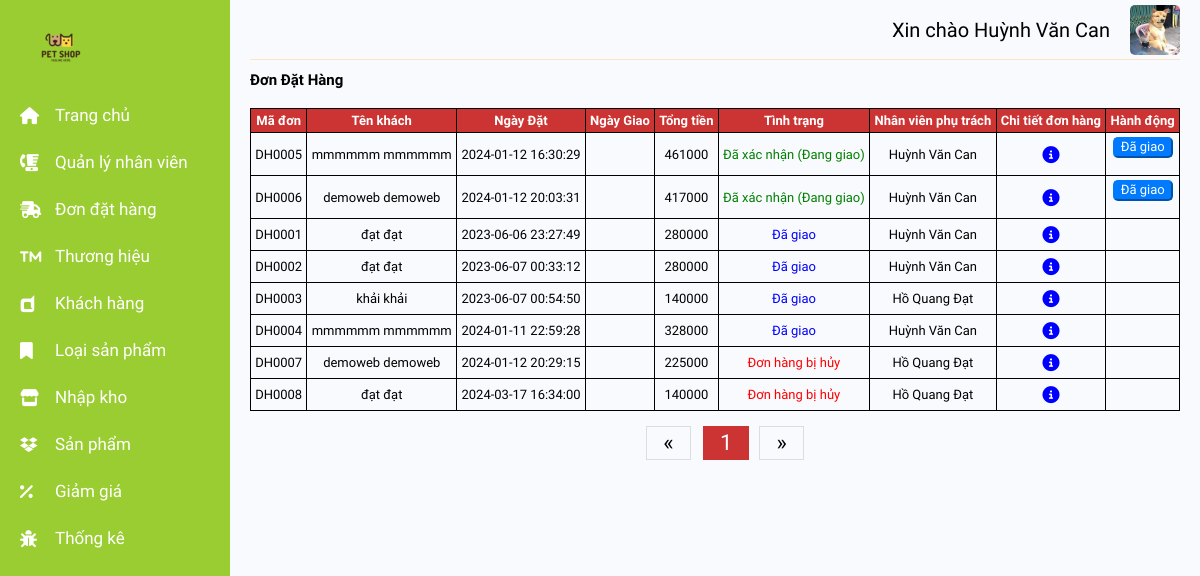
The page /admin/pages/Order_Index.php (signed in) on the database its author committed.
### tables this page shows
CREATE TABLE `don_dat_hang` (
  `maDonHang` varchar(6) NOT NULL,
  `maKhachHang` varchar(6) NOT NULL,
  `ngayDat` datetime NOT NULL,
  `ngayGiao` datetime DEFAULT NULL,
  `tinhTrang` bit(2) NOT NULL,
  `tongTien` int(11) NOT NULL,
  `maNhanVien` varchar(6) DEFAULT NULL
);

### admin/includes/show_order_in_table.php (the view, shortened to what this page needs)
<?php
$rowOfPage = 10;
$currentPage = isset($_GET['page']) ? (int) $_GET['page'] : 1;
$query = "SELECT don_dat_hang.*, CONCAT(khach_hang.hoKhachHang, ' ', khach_hang.tenKhachHang) AS tenKhachHang,
CONCAT(nhan_vien.ho, ' ', nhan_vien.ten) AS tenNhanVien FROM don_dat_hang
JOIN khach_hang ON khach_hang.maKhachHang = don_dat_hang.maKhachHang
LEFT JOIN nhan_vien ON nhan_vien.maNhanVien = don_dat_hang.maNhanVien
ORDER BY tinhTrang DESC, ngayDat ASC, maDonHang ASC
LIMIT " . $rowOfPage . " OFFSET " . ($currentPage - 1) * $rowOfPage;
$statement = $dbh->prepare($query);
$statement->execute();
$statement->setFetchMode(PDO::FETCH_OBJ);
$result = $statement->fetchAll();
if ($result) {
    foreach ($result as $row) {
        $tinhTrang = "";
        $btn = "";
        $btnHuy = "<form action='../includes/process_order.php?id=" . $row->maDonHang . "&nut=huy' method='post'>
            <input class=\"btn-danger\" type='submit' value=\"Hủy đơn\" >
        </form>";
        $btnXacNhan = "<form action='../includes/process_order.php?id=" . $row->maDonHang . "&nut=xacNhan' method='post'>
        <input class=\"btn-success\" type='submit' value=\"Xác nhận\" >
    </form>";
        $btnGiao = "<form action='../includes/process_order.php?id=" . $row->maDonHang . "&nut=giao' method='post'>
        <input class=\"btn-primary\" type='submit' value=\"Đã giao\" >
    </form>";
        if ($row->tinhTrang == 0) {
            $tinhTrang = "<p style=\"color:red;\">Đơn hàng bị hủy</p>";
        } else if ($row->tinhTrang == 1) {
            $tinhTrang = "<p style=\"color:blue;\">Đã giao</p>";
        } else if ($row->tinhTrang == 2) {
            $tinhTrang = "<p style=\"color:green;\">Đã xác nhận (Đang giao)</p>";
            $btn = $btnGiao;
        } else {
            $tinhTrang = "<p>Chưa xác nhận</p>";
            $btn = $btnXacNhan . $btnHuy;
        }
        echo "<tr>
                            <td><p>" . $row->maDonHang . "</p></td>
                            <td><p>" . $row->tenKhachHang . "</p></td>
                            <td><p>" . $row->ngayDat . "</p></td>
                            <td><p>" . $row->ngayGiao . "</p></td>
                            <td><p>" . $row->tongTien . "</p></td>
                            <td>" . $tinhTrang . "</td>
                            <td><p>" . $row->tenNhanVien . "</p></td>
                            <td>
                                <a href=\"Order_Details.php?id=" . $row->maDonHang . "\" ><i class=\"fa-solid fa-circle-info detail\"></i></a>
                            </td>
                            <td>" . $btn . "</td>
                        </tr>";
    }
} else {
    echo "<tr>
                <td colspan=\"10\">Không có dữ liệu</td>
                </tr>";
}
?>

### admin/assets/css/main.css (style rules this page uses)
th, td { border: 1px solid black; padding: 8px; text-align: center; padding: 4px; }
td i { font-size: 1.7rem; padding: 3px; }
td .detail { color: blue; }

### admin/pages/Order_Index.php (style rules this page uses)
input { color: white; border-radius: 5px; font-size: 185x; }
.btn-primary { background-color: #007bff; border-color: #007bff; }

### rows shown on the page
don_dat_hang: maDonHang "DH0005", tenKhachHang "mmmmmm mmmmmm", ngayDat "2024-01-12 16:30:29", tongTien "461000", tinhTrang "Đã xác nhận (Đang giao)", tenNhanVien "Huỳnh Văn Can"
don_dat_hang: maDonHang "DH0006", tenKhachHang "demoweb demoweb", ngayDat "2024-01-12 20:03:31", tongTien "417000", tinhTrang "Đã xác nhận (Đang giao)", tenNhanVien "Huỳnh Văn Can"
don_dat_hang: maDonHang "DH0001", tenKhachHang "đạt đạt", ngayDat "2023-06-06 23:27:49", tongTien "280000", tinhTrang "Đã giao", tenNhanVien "Huỳnh Văn Can"
don_dat_hang: maDonHang "DH0002", tenKhachHang "đạt đạt", ngayDat "2023-06-07 00:33:12", tongTien "280000", tinhTrang "Đã giao", tenNhanVien "Huỳnh Văn Can"
don_dat_hang: maDonHang "DH0003", tenKhachHang "khải khải", ngayDat "2023-06-07 00:54:50", tongTien "140000", tinhTrang "Đã giao", tenNhanVien "Hồ Quang Đạt"
don_dat_hang: maDonHang "DH0004", tenKhachHang "mmmmmm mmmmmm", ngayDat "2024-01-11 22:59:28", tongTien "328000", tinhTrang "Đã giao", tenNhanVien "Huỳnh Văn Can"
don_dat_hang: maDonHang "DH0007", tenKhachHang "demoweb demoweb", ngayDat "2024-01-12 20:29:15", tongTien "225000", tinhTrang "Đơn hàng bị hủy", tenNhanVien "Hồ Quang Đạt"
don_dat_hang: maDonHang "DH0008", tenKhachHang "đạt đạt", ngayDat "2024-03-17 16:34:00", tongTien "140000", tinhTrang "Đơn hàng bị hủy", tenNhanVien "Hồ Quang Đạt"

### other values the page prints
$_SESSION['admin']->ho "Huỳnh Văn"
$_SESSION['admin']->ten "Can"
